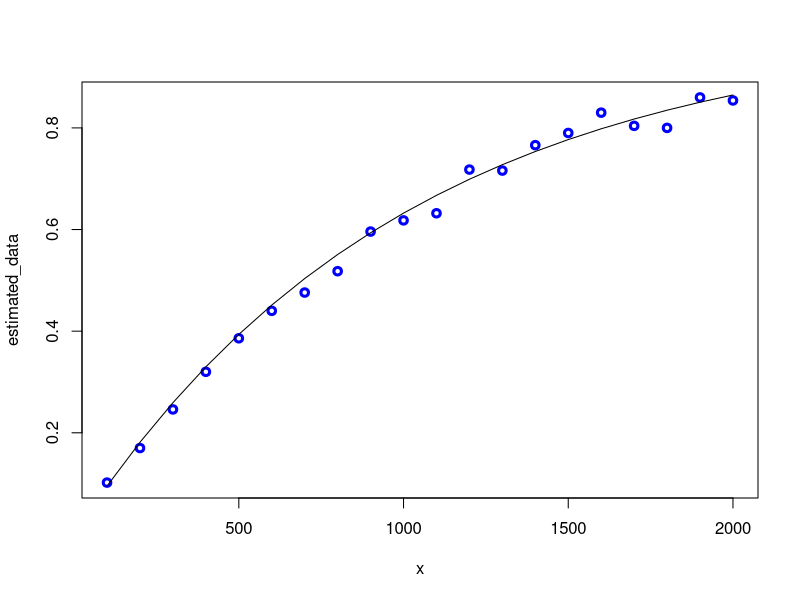

Generate this figure with R: (Note: a time limit stopped this script after it produced the figure.)
## ---- chunk 1
TIN <- 20

# set.seed(TIN) TODO: uncomment
## ---- chunk 2
TLN <- paste("0", TIN, sep = "")
## ---- chunk 3
P = matrix(c(
  0.9, 0.1, 0.0, 0.0,
  0.8, 0.1, 0.1, 0.0,
  0.9, 0.0, 0.0, 0.1,
  0.8, 0.1, 0.1, 0), nrow=4, byrow=T)

calculate_by_eigenvector <- function (probs) {
  left_eigenvector <- eigen(t(probs))$vectors[,1]
  return (sapply(left_eigenvector / sum(left_eigenvector), Re))
}

calculate_by_matrix_multiplication <- function (probs) {
  return ((probs %*% probs %*% probs %*% probs)[1, ])
}

cat("Transition probabilities (eigenvectors): ", calculate_by_eigenvector(P), "\n")
cat("Transition probabilities (matrices): ", calculate_by_matrix_multiplication(P))

## ---- chunk 4
estimate_probability <- Vectorize(function (m, n) {
  sample_data <- apply(
    replicate(m, sample(0:9, n, replace = T)), 2,
    function(x) grepl(TLN, paste(x, collapse = "")))
  return (length(sample_data[sample_data == TRUE]) / length(sample_data))
})

theoretical_probability <- function (n) 1 - ((1 - 0.001) ^ n)
# 0.001 is the limiting probability of the state 4
## ---- chunk 5
x <- seq(100, 2000, by = 100)
estimated_data = estimate_probability(500, x)
theoretical_data = theoretical_probability(x)
## ---- chunk 6
plot(
  x,
  estimated_data, col ="blue", lwd = 3)
lines(
  x,
  theoretical_data)
## ---- chunk 7
x <- seq(500, 1000, by = 100)
n <- 1000
m <- 100
estimated_data = apply(replicate(m, estimate_probability(x, n) - theoretical_probability(n)), 1, function (x) quantile(x, .95))
plot(
  x,
  estimated_data, col ="blue", lwd = 3, type="l")
abline(h = 0.03, col = "darkgreen")
## ---- chunk 8
N <- 1000
n <- 1000
m <- 100
hist(
  replicate(m, abs(estimate_probability(N, n) - theoretical_probability(n))),
  main = "Absolute error histogram",
  xlab = "Absolute error")
## ---- chunk 9
calculate_length <- Vectorize(function() {
  values <- vector()
  length <- 0
  while (paste(values, collapse = "") != TLN) {
    values <- tail(append(values, sample(0:9, 1)), nchar(TLN))
    length <- length + 1
  }
  return (length)
})

data <- replicate(100, calculate_length())
mean(data)
## ---- chunk 10
var(data) / 5
## ---- chunk 11
theta <- TIN / 10
m <- 500
x <- seq(100, 500, by=100)

estimate_method_1 <- function(data, alpha) {
  n <- length(data)
  mu = sum(data) / n
  start = (2 * n * mu) / (qchisq(df = 2 * n, p = 1 - alpha / 2))
  end = (2 * n * mu) / (qchisq(df = 2 * n, p = alpha / 2))
  bounds <- c(start, end)
  return (bounds)
}

estimate_method_2 <- function(data, alpha) {
  n <- length(data)
  mu = sum(data)/n
  start = mu - (theta * qnorm(1 - alpha/2))/sqrt(n)
  end = mu + (theta * qnorm(1 - alpha/2))/sqrt(n)
  return (c(start, end))
}

estimate_method_3 <- function(data, alpha) {
  
}

estimate_method_4 <- function(data, alpha){
}

calculate_percentage <- function(n, alpha, method) {
  func <- function (data) method(data, alpha)
  sample_data <- apply(matrix(rexp(n * m, 1 / theta), nrow = m), 1, func)
  cmp <- Vectorize(function (x) x[1])
  return (length(sample_data[,sample_data[1,] < theta & theta < sample_data[2,]]) / length(sample_data))
}

plot_method <- function(n, alpha, method) {
  func <- Vectorize(function (n) calculate_percentage(n, alpha, method))
  plot(
    x,
    func(x),
    type = "l"
  )
}

plot_all <- function (method) {
  plot_method(x, .1, method)
  plot_method(x, .05, method)
  plot_method(x, .01, method)
}
## ---- chunk 12
plot_all(estimate_method_1)
## ---- chunk 13
plot_all(estimate_method_2)
